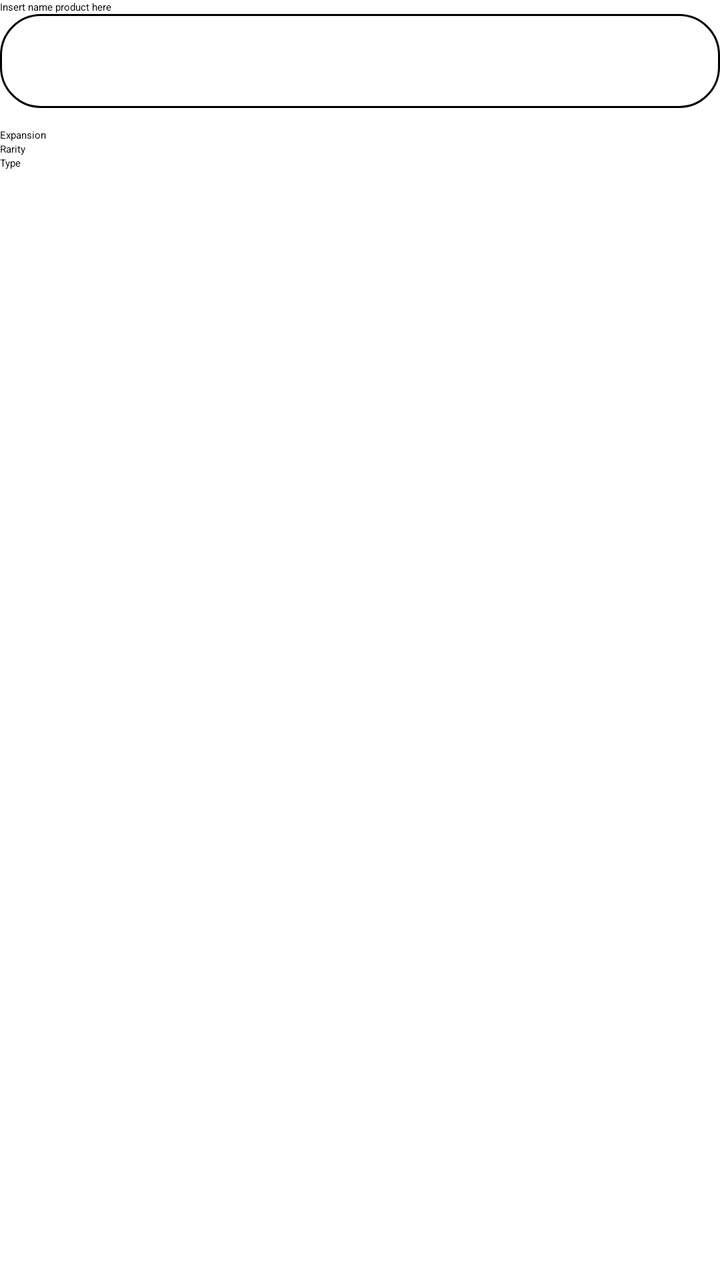
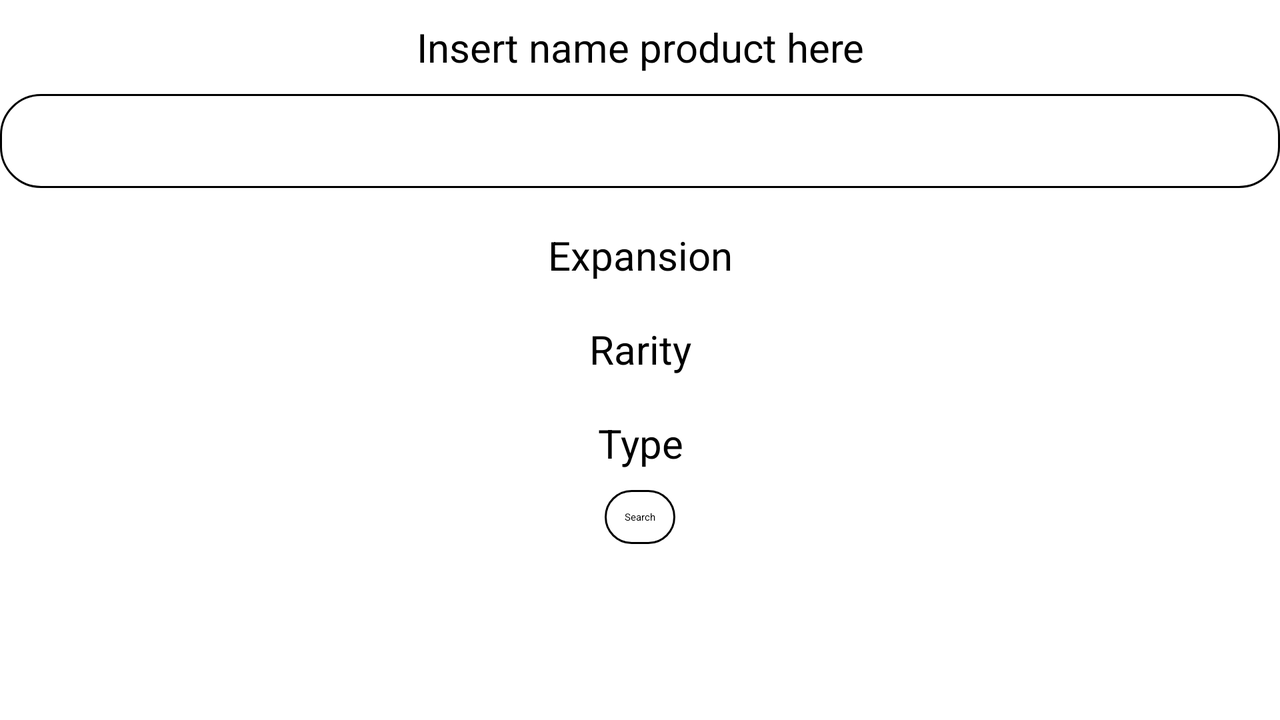

The same Android screen from two of the app's own layout files: first res/layout/ as a phone draws it, then the author's variant for another configuration, drawn on a device whose configuration selects that folder. Both files follow.
<!-- AndroidManifest.xml: application theme Theme.Magic -->
<!-- res/layout/activity_find_products.xml -->
<?xml version="1.0" encoding="utf-8"?>
<androidx.constraintlayout.widget.ConstraintLayout xmlns:android="http://schemas.android.com/apk/res/android"
    xmlns:app="http://schemas.android.com/apk/res-auto"
    xmlns:tools="http://schemas.android.com/tools"
    android:layout_width="match_parent"
    android:layout_height="match_parent"
    tools:context=".FindProducts">

    <androidx.appcompat.widget.LinearLayoutCompat
        android:layout_width="match_parent"
        android:layout_height="match_parent"
        android:orientation="vertical">

        <TextView
            android:layout_width="match_parent"
            android:layout_height="wrap_content"
            android:text="@string/name_product"/>

        <EditText
            android:layout_width="match_parent"
            android:layout_height="wrap_content"
            android:id="@+id/product_name"
            style="@style/main_edittext_style"/>

        <TextView
            android:layout_width="match_parent"
            android:layout_height="wrap_content"
            android:text="@string/expansion"/>

        <Spinner
            android:id="@+id/spinner_expansion"
            android:layout_width="match_parent"
            android:layout_height="wrap_content" />

        <TextView
            android:layout_width="match_parent"
            android:layout_height="wrap_content"
            android:text="@string/rarity"/>

        <Spinner
            android:id="@+id/spinner_rarity"
            android:layout_width="match_parent"
            android:layout_height="wrap_content" />

        <TextView
            android:layout_width="match_parent"
            android:layout_height="wrap_content"
            android:text="@string/type"/>

        <Spinner
            android:id="@+id/spinner_type"
            android:layout_width="match_parent"
            android:layout_height="wrap_content" />



    </androidx.appcompat.widget.LinearLayoutCompat>



</androidx.constraintlayout.widget.ConstraintLayout>
<!-- resources referenced by this layout -->
<resources>
  <string name="expansion">Expansion</string>
  <string name="name_product">Insert name product here</string>
  <string name="rarity">Rarity</string>
  <string name="type">Type</string>
  <style name="main_edittext_style">
          <item name="android:layout_marginBottom">@dimen/activity_vertical_margin</item>
          <item name="android:padding">@dimen/padding_measure</item>
          <item name="android:background">@drawable/edittext_bg_gradient</item>
          <item name="android:textSize">@dimen/edittext_text_size</item>
          <item name="android:textColor">@color/black</item>
      </style>
  <dimen name="activity_vertical_margin">10dp</dimen>
  <dimen name="padding_measure">10dp</dimen>
  <!-- drawable edittext_bg_gradient (drawable) -->
  <?xml version="1.0" encoding="utf-8"?>
  <shape xmlns:android="http://schemas.android.com/apk/res/android"
      android:shape="rectangle">
  
      <corners android:radius="@dimen/button_corners_width"/>
      <solid android:color="@color/white"/>
      <stroke android:color="@color/black"
          android:width="@dimen/button_stroke_width"/>
  </shape>
  <dimen name="edittext_text_size">20dp</dimen>
  <color name="black">#FF000000</color>
  <dimen name="button_corners_width">20dp</dimen>
  <color name="white">#FFFFFFFF</color>
  <dimen name="button_stroke_width">1dp</dimen>
</resources>
<!-- res/layout-land/activity_find_products.xml (the author's variant of the layout above) -->
<!-- drawn on the phone turned sideways -->
<?xml version="1.0" encoding="utf-8"?>
<ScrollView
    xmlns:android="http://schemas.android.com/apk/res/android" android:layout_width="match_parent"
    android:layout_height="match_parent">

    <LinearLayout
        android:layout_width="match_parent"
        android:layout_height="match_parent"
        android:orientation="vertical">

        <TextView
            android:layout_width="match_parent"
            android:layout_height="wrap_content"
            android:text="@string/name_product"
            style="@style/main_text_style"/>

        <EditText
            android:id="@+id/product_name"
            style="@style/main_edittext_style"
            android:layout_width="match_parent"
            android:layout_height="wrap_content" />

        <TextView
            android:layout_width="match_parent"
            android:layout_height="wrap_content"
            android:text="@string/expansion"
            style="@style/main_text_style"/>

        <Spinner
            android:id="@+id/spinner_expansion"
            android:layout_width="match_parent"
            android:layout_height="wrap_content" />

        <TextView
            android:layout_width="match_parent"
            android:layout_height="wrap_content"
            android:text="@string/rarity"
            style="@style/main_text_style"/>

        <Spinner
            android:id="@+id/spinner_rarity"
            android:layout_width="match_parent"
            android:layout_height="wrap_content" />

        <TextView
            android:layout_width="match_parent"
            android:layout_height="wrap_content"
            android:text="@string/type"
            style="@style/main_text_style"/>

        <Spinner
            android:id="@+id/spinner_type"
            android:layout_width="match_parent"
            android:layout_height="wrap_content" />

        <Button
            android:id="@+id/button_search_products"
            android:layout_width="wrap_content"
            android:layout_height="wrap_content"
            android:onClick="doSearch"
            android:layout_gravity="center_horizontal"
            android:text="@string/search"
            style="@style/main_button_style"/>
    </LinearLayout>
</ScrollView>
<!-- resources referenced by the variant -->
<!-- as the phone turned sideways resolves them -->
<resources>
  <string name="expansion">Expansion</string>
  <string name="name_product">Insert name product here</string>
  <string name="rarity">Rarity</string>
  <string name="search">Search</string>
  <string name="type">Type</string>
  <style name="main_button_style">
          <item name="android:layout_marginBottom">@dimen/button_margin_bottom</item>
          <item name="android:padding">@dimen/padding_measure</item>
          <item name="android:background">@drawable/button_bg</item>
          <item name="android:textColor">@drawable/button_text_color</item>
      </style>
  <style name="main_edittext_style">
          <item name="android:layout_marginBottom">@dimen/activity_vertical_margin</item>
          <item name="android:padding">@dimen/padding_measure</item>
          <item name="android:background">@drawable/edittext_bg_gradient</item>
          <item name="android:textSize">@dimen/edittext_text_size</item>
          <item name="android:textColor">@color/black</item>
      </style>
  <style name="main_text_style">
          <item name="android:padding">@dimen/padding_measure</item>
          <item name="android:textColor">@color/black</item>
          <item name="android:textAlignment">center</item>
          <item name="android:textSize">@dimen/edittext_text_size</item>
      </style>
  <dimen name="button_margin_bottom">10dp</dimen>
  <dimen name="padding_measure">10dp</dimen>
  <!-- drawable button_bg (drawable) -->
  <?xml version="1.0" encoding="utf-8"?>
  <selector xmlns:android="http://schemas.android.com/apk/res/android">
      <item android:drawable="@drawable/button_gradient_normal"/>
  </selector>
  <!-- drawable button_text_color (drawable) -->
  <?xml version="1.0" encoding="utf-8"?>
  <selector xmlns:android="http://schemas.android.com/apk/res/android">
      <item android:state_pressed="true"
          android:color="@color/white"/>
  
      <item android:state_focused="true"
          android:color="@color/black"/>
  
      <item android:color="@color/black"/>
  </selector>
  <dimen name="activity_vertical_margin">10dp</dimen>
  <!-- drawable edittext_bg_gradient (drawable) -->
  <?xml version="1.0" encoding="utf-8"?>
  <shape xmlns:android="http://schemas.android.com/apk/res/android"
      android:shape="rectangle">
  
      <corners android:radius="@dimen/button_corners_width"/>
      <solid android:color="@color/white"/>
      <stroke android:color="@color/black"
          android:width="@dimen/button_stroke_width"/>
  </shape>
  <dimen name="edittext_text_size">20dp</dimen>
  <color name="black">#FF000000</color>
  <!-- drawable button_gradient_normal (drawable) -->
  <?xml version="1.0" encoding="utf-8"?>
  <shape xmlns:android="http://schemas.android.com/apk/res/android"
      android:shape="rectangle">
          <corners android:radius="@dimen/button_corners_width"/>
      <solid android:color="@color/secondaryColor"/>
      <stroke android:color="@color/black"
          android:width="@dimen/button_stroke_width"/>
  </shape>
  <color name="white">#FFFFFFFF</color>
  <dimen name="button_corners_width">20dp</dimen>
  <dimen name="button_stroke_width">1dp</dimen>
</resources>
